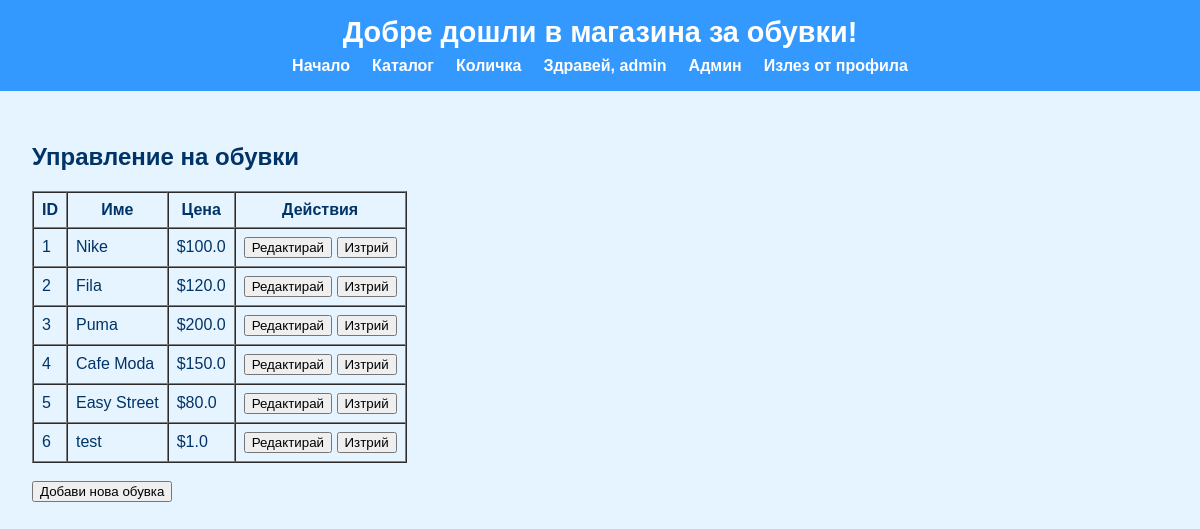
/admin/manage (signed in), run on the app's committed database.
### models.py (models this page shows, shortened)
class Shoe(db.Model):
    __tablename__ = "shoes"
    id = db.Column(db.Integer, primary_key=True)
    name = db.Column(db.String(100), nullable=False)
    price = db.Column(db.Float, nullable=False)
    material = db.Column(db.String(100), nullable=False)
    size = db.Column(db.Integer, nullable=False)
    color = db.Column(db.String(100), nullable=False)
    category = db.Column(db.String(50), nullable=False)
    type = db.Column(db.String(50))
    __mapper_args__ = {
        "polymorphic_identity": "shoe",
        "polymorphic_on": type
    }

class SportsShoes(Shoe):
    __mapper_args__ = {"polymorphic_identity": "sport"}

### controllers/admin_controller.py (the view)
@admin_bp.route("/manage")
def manage_shoes():
    shoes = catalog_service.get_all_shoes()
    return render_template("manage_shoes.html", shoes=shoes)

### app.py (called while the page is built, shortened)
@app.before_request
def restrict_admin_pages():
    if request.path.startswith("/admin"):
        if session.get("role") != "admin":
            flash("Нямате достъп до админ панела.", "error")
            return redirect(url_for("index"))

@app.before_request
def setup_database():
    db.create_all()
    if not User.query.filter_by(username="admin").first():
        hashed_password = generate_password_hash("admin123")
        admin_user = User(username="admin", email="admin@admin.com", password=hashed_password, role="admin")
        db.session.add(admin_user)
        db.session.commit()

### services/catalog_service.py (called while the page is built)
def get_all_shoes():
    return Shoe.query.all()

### templates/manage_shoes.html (shortened to what this page needs)
{% extends "base.html" %}
{% block content %}
    <h2>Управление на обувки</h2>
    <table border="1" cellpadding="8" cellspacing="0">
        <tr>
            <th>ID</th>
            <th>Име</th>
            <th>Цена</th>
            <th>Действия</th>
        </tr>
        {% for shoe in shoes %}
        <tr>
            <td>{{ shoe.id }}</td>
            <td>{{ shoe.name }}</td>
            <td>${{ shoe.price }}</td>
            <td>
                <a href="{{ url_for('admin.update_shoe', shoe_id=shoe.id) }}"><button>Редактирай</button></a>
                <a href="{{ url_for('admin.delete_shoe', shoe_id=shoe.id) }}"><button>Изтрий</button></a>
            </td>
        </tr>
        {% endfor %}
    </table>
    <br>
    <a href="{{ url_for('admin.add_shoe') }}"><button>Добави нова обувка</button></a>
{% endblock %}

### static/styles.css (style rules this page uses)
:root { --primary-color: #e6f4ff; --secondary-color: #3399ff; --text-color: #003366; }
body { font-family: Arial, sans-serif; margin: 0; background-color: var(--primary-color); color: var(--text-color); }

### data on the page
SportsShoes: id "1", name "Nike", price "100.0"
SportsShoes: id "2", name "Fila", price "120.0"
SportsShoes: id "3", name "Puma", price "200.0"
SportsShoes: id "4", name "Cafe Moda", price "150.0"
SportsShoes: id "5", name "Easy Street", price "80.0"
SportsShoes: id "6", name "test", price "1.0"

### other printed values
{{ session.get('username') }} "admin"
